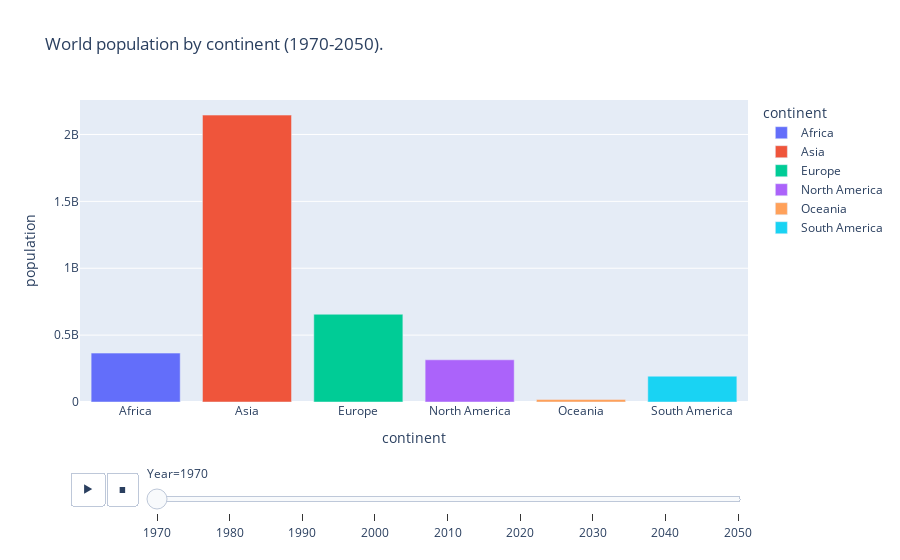

Source (notebook cell):
### Code cell
#plotting the graph in Plotly,with an animation frame,so we can switch between different frames(years)
fig2 = px.bar(dfnew2, x="continent", y="population", animation_frame="year",color="continent", 
       labels={"year":"Year", "visitors": "Tourists (in millions)"},
       title="World population by continent (1970-2050).")
       
fig2.layout.updatemenus[0].buttons[0].args[1]["frame"]["duration"] = 3000

yranges = {2000:[0, 6000000000]}

for f in fig2.frames:
    if int(f.name) in yranges.keys():
        f.layout.update(yaxis_range = yranges[int(f.name)])
fig2.show()

### Figure 1 — Plotly figure (JSON) as saved in the notebook; plotly's stock layout.template omitted (floating-point values rounded to 4 significant figures)
{"data": [{"alignmentgroup": "True", "hovertemplate": "continent=%{x}<br>Year=1970<br>population=%{y}<extra></extra>", "legendgroup": "Africa", "marker": {"color": "#636efa", "pattern": {"shape": ""}}, "name": "Africa", "offsetgroup": "Africa", "orientation": "v", "showlegend": true, "textposition": "auto", "type": "bar", "x": ["Africa"], "xaxis": "x", "y": [365444348], "yaxis": "y"}, {"alignmentgroup": "True", "hovertemplate": "continent=%{x}<br>Year=1970<br>population=%{y}<extra></extra>", "legendgroup": "Asia", "marker": {"color": "#EF553B", "pattern": {"shape": ""}}, "name": "Asia", "offsetgroup": "Asia", "orientation": "v", "showlegend": true, "textposition": "auto", "type": "bar", "x": ["Asia"], "xaxis": "x", "y": [2144906290], "yaxis": "y"}, {"alignmentgroup": "True", "hovertemplate": "continent=%{x}<br>Year=1970<br>population=%{y}<extra></extra>", "legendgroup": "Europe", "marker": {"color": "#00cc96", "pattern": {"shape": ""}}, "name": "Europe", "offsetgroup": "Europe", "orientation": "v", "showlegend": true, "textposition": "auto", "type": "bar", "x": ["Europe"], "xaxis": "x", "y": [655923991], "yaxis": "y"}, {"alignmentgroup": "True", "hovertemplate": "continent=%{x}<br>Year=1970<br>population=%{y}<extra></extra>", "legendgroup": "North America", "marker": {"color": "#ab63fa", "pattern": {"shape": ""}}, "name": "North America", "offsetgroup": "North America", "orientation": "v", "showlegend": true, "textposition": "auto", "type": "bar", "x": ["North America"], "xaxis": "x", "y": [315434606], "yaxis": "y"}, {"alignmentgroup": "True", "hovertemplate": "continent=%{x}<br>Year=1970<br>population=%{y}<extra></extra>", "legendgroup": "Oceania", "marker": {"color": "#FFA15A", "pattern": {"shape": ""}}, "name": "Oceania", "offsetgroup": "Oceania", "orientation": "v", "showlegend": true, "textposition": "auto", "type": "bar", "x": ["Oceania"], "xaxis": "x", "y": [19480270], "yaxis": "y"}, {"alignmentgroup": "True", "hovertemplate": "continent=%{x}<br>Year=1970<br>population=%{y}<extra></extra>", "legendgroup": "South America", "marker": {"color": "#19d3f3", "pattern": {"shape": ""}}, "name": "South America", "offsetgroup": "South America", "orientation": "v", "showlegend": true, "textposition": "auto", "type": "bar", "x": ["South America"], "xaxis": "x", "y": [192947156], "yaxis": "y"}], "layout": {"barmode": "relative", "legend": {"title": {"text": "continent"}, "tracegroupgap": 0}, "sliders": [{"active": 0, "currentvalue": {"prefix": "Year="}, "len": 0.9, "pad": {"b": 10, "t": 60}, "steps": [{"args": [["1970"], {"frame": {"duration": 0, "redraw": true}, "fromcurrent": true, "mode": "immediate", "transition": {"duration": 0, "easing": "linear"}}], "label": "1970", "method": "animate"}, {"args": [["1980"], {"frame": {"duration": 0, "redraw": true}, "fromcurrent": true, "mode": "immediate", "transition": {"duration": 0, "easing": "linear"}}], "label": "1980", "method": "animate"}, {"args": [["1990"], {"frame": {"duration": 0, "redraw": true}, "fromcurrent": true, "mode": "immediate", "transition": {"duration": 0, "easing": "linear"}}], "label": "1990", "method": "animate"}, {"args": [["2000"], {"frame": {"duration": 0, "redraw": true}, "fromcurrent": true, "mode": "immediate", "transition": {"duration": 0, "easing": "linear"}}], "label": "2000", "method": "animate"}, {"args": [["2010"], {"frame": {"duration": 0, "redraw": true}, "fromcurrent": true, "mode": "immediate", "transition": {"duration": 0, "easing": "linear"}}], "label": "2010", "method": "animate"}, {"args": [["2020"], {"frame": {"duration": 0, "redraw": true}, "fromcurrent": true, "mode": "immediate", "transition": {"duration": 0, "easing": "linear"}}], "label": "2020", "method": "animate"}, {"args": [["2030"], {"frame": {"duration": 0, "redraw": true}, "fromcurrent": true, "mode": "immediate", "transition": {"duration": 0, "easing": "linear"}}], "label": "2030", "method": "animate"}, {"args": [["2040"], {"frame": {"duration": 0, "redraw": true}, "fromcurrent": true, "mode": "immediate", "transition": {"duration": 0, "easing": "linear"}}], "label": "2040", "method": "animate"}, {"args": [["2050"], {"frame": {"duration": 0, "redraw": true}, "fromcurrent": true, "mode": "immediate", "transition": {"duration": 0, "easing": "linear"}}], "label": "2050", "method": "animate"}], "x": 0.1, "xanchor": "left", "y": 0, "yanchor": "top"}], "title": {"text": "World population by continent (1970-2050)."}, "updatemenus": [{"buttons": [{"args": [null, {"frame": {"duration": 3000, "redraw": true}, "fromcurrent": true, "mode": "immediate", "transition": {"duration": 500, "easing": "linear"}}], "label": "&#9654;", "method": "animate"}, {"args": [[null], {"frame": {"duration": 0, "redraw": true}, "fromcurrent": true, "mode": "immediate", "transition": {"duration": 0, "easing": "linear"}}], "label": "&#9724;", "method": "animate"}], "direction": "left", "pad": {"r": 10, "t": 70}, "showactive": false, "type": "buttons", "x": 0.1, "xanchor": "right", "y": 0, "yanchor": "top"}], "xaxis": {"anchor": "y", "categoryarray": ["Africa", "Asia", "Europe", "North America", "Oceania", "South America"], "categoryorder": "array", "domain": [0, 1], "title": {"text": "continent"}}, "yaxis": {"anchor": "x", "domain": [0, 1], "title": {"text": "population"}}}}
